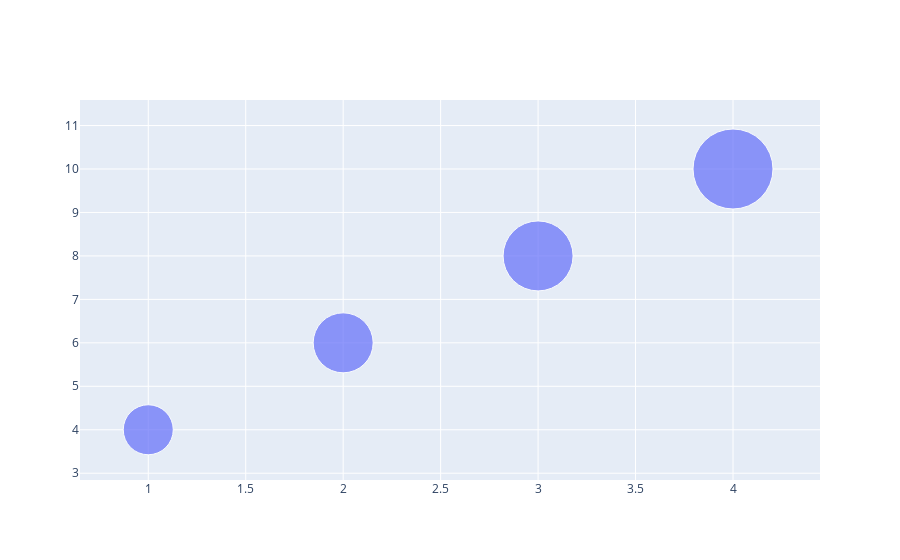

Notebook cell for this chart:
### Code cell
fig=go.Figure(go.Scatter(x=x,y=y,mode="markers",marker_size=[50,60,70,80]))
fig.show()

### Figure 1 — Plotly figure (JSON) as saved in the notebook; plotly's stock layout.template omitted (floating-point values rounded to 4 significant figures)
{"data": [{"marker": {"size": [50, 60, 70, 80]}, "mode": "markers", "type": "scatter", "x": [1, 2, 3, 4], "y": [4, 6, 8, 10]}], "layout": {"autosize": true, "xaxis": {"autorange": true, "range": [0.4639, 4.73], "type": "linear"}, "yaxis": {"autorange": true, "range": [1.009, 14.38], "type": "linear"}}}
